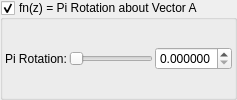
      <widget class="MyGroupBox" name="groupCheck_transf_function_enabledy_false">
       <property name="toolTip">
        <string/>
       </property>
       <property name="title">
        <string>fn(z) = Pi Rotation about Vector A</string>
       </property>
       <property name="checkable">
        <bool>true</bool>
       </property>
       <layout class="QVBoxLayout" name="verticalLayout_50">
        <property name="spacing">
         <number>2</number>
        </property>
        <property name="leftMargin">
         <number>2</number>
        </property>
        <property name="topMargin">
         <number>2</number>
        </property>
        <property name="rightMargin">
         <number>2</number>
        </property>
        <property name="bottomMargin">
         <number>2</number>
        </property>
        <item>
         <layout class="QGridLayout" name="gridLayout_24">
          <property name="spacing">
           <number>2</number>
          </property>
          <item row="0" column="0">
           <widget class="QLabel" name="label_169">
            <property name="text">
             <string>Pi Rotation:</string>
            </property>
           </widget>
          </item>
          <item row="0" column="1">
           <widget class="QSlider" name="slider_transf_scale_0">
            <property name="sizePolicy">
             <sizepolicy hsizetype="Expanding" vsizetype="Maximum">
              <horstretch>0</horstretch>
              <verstretch>0</verstretch>
             </sizepolicy>
            </property>
            <property name="minimum">
             <number>0</number>
            </property>
            <property name="maximum">
             <number>1000000</number>
            </property>
            <property name="value">
             <number>0</number>
            </property>
            <property name="sliderPosition">
             <number>0</number>
            </property>
            <property name="orientation">
             <enum>Qt::Horizontal</enum>
            </property>
           </widget>
          </item>
          <item row="0" column="2">
           <widget class="MyDoubleSpinBox" name="spinbox_transf_scale_0">
            <property name="sizePolicy">
             <sizepolicy hsizetype="Minimum" vsizetype="Maximum">
              <horstretch>0</horstretch>
              <verstretch>0</verstretch>
             </sizepolicy>
            </property>
            <property name="prefix">
             <string/>
            </property>
            <property name="suffix">
             <string/>
            </property>
            <property name="decimals">
             <number>6</number>
            </property>
            <property name="minimum">
             <double>0.000000000000000</double>
            </property>
            <property name="maximum">
             <double>1.000000000000000</double>
            </property>
            <property name="singleStep">
             <double>0.100000000000000</double>
            </property>
           </widget>
          </item>
         </layout>
        </item>
       </layout>
      </widget>
